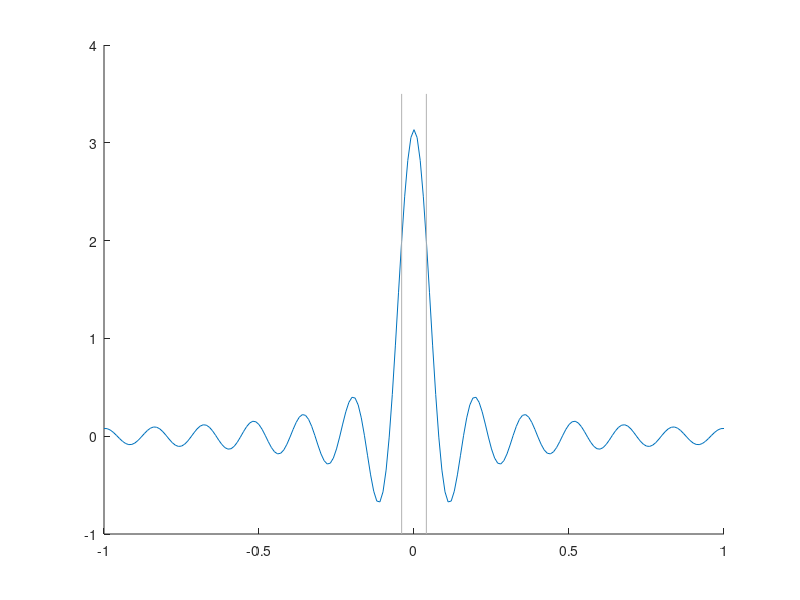

The MATLAB source for this figure:
%%%%%%%%%%%%%%%%%%%%%%%%%%%%%%%%%%%%%%%%
% DAMPED HELMHOLTZ EQUATION
clc
clear
close all

h = 0.01;
grid = -1:h:1;
N = length(grid);
x0index = ceil(N/2);

c = 1498; % speed of sound in water
w = 59e3; % minnaert frequency: f = w_m/2*pi
k = w/c;
lambda = 2*pi/k;

%%%%%%%%%%%%%%%%%%%%%%%%%%%%%%%%%%%%%%%%
% FREE SPACE GREENS FUNCTION
G0 = zeros(N,N);
for i=1:N
    for j=1:N
        x = [ grid(i) ; grid(j) ; 0.00001];
        G0(i,j) =  (exp(1i*k*norm(x)))/(4*pi*norm(x));
    end
end

%%%%%%%%%%%%%%%%%%%%%%%%%%%%%%%%%%%%%%%%
% PLOTTING
% fig = figure(1);
% set(fig, 'Position', [600 100 800 600])
% surf(grid, grid, imag(G0));
% rotate3d on;

fig = figure(2);
set(fig, 'Position', [600 100 800 600])
hold on
plot(grid, imag(G0(x0index:x0index,:)));
line([lambda/4,lambda/4],[-1,3.5], 'color', [.7,.7,.7]);
line([-lambda/4,-lambda/4],[-1,3.5], 'color', [.7,.7,.7]);
rotate3d on;
